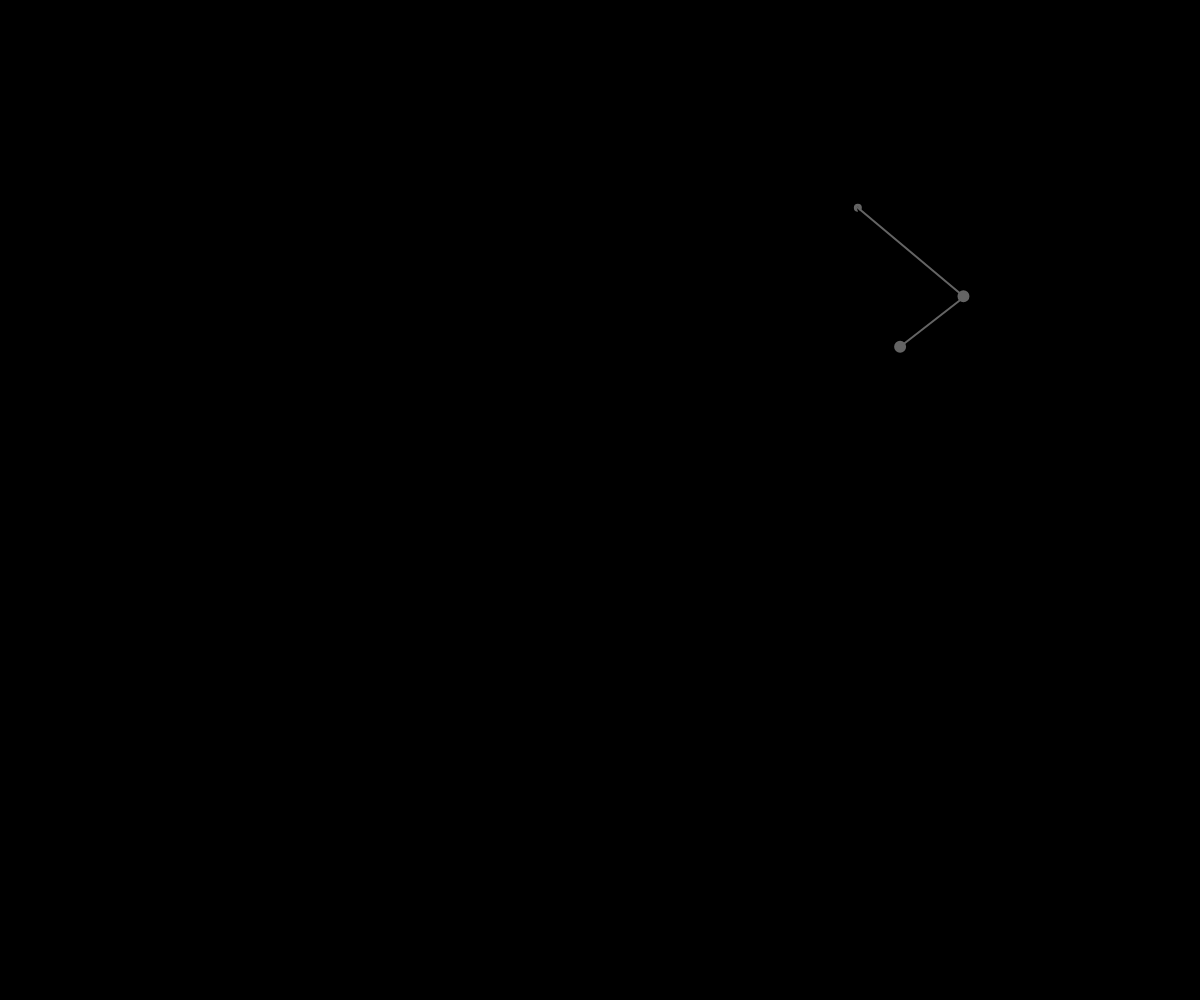
Frame 1 (no input)
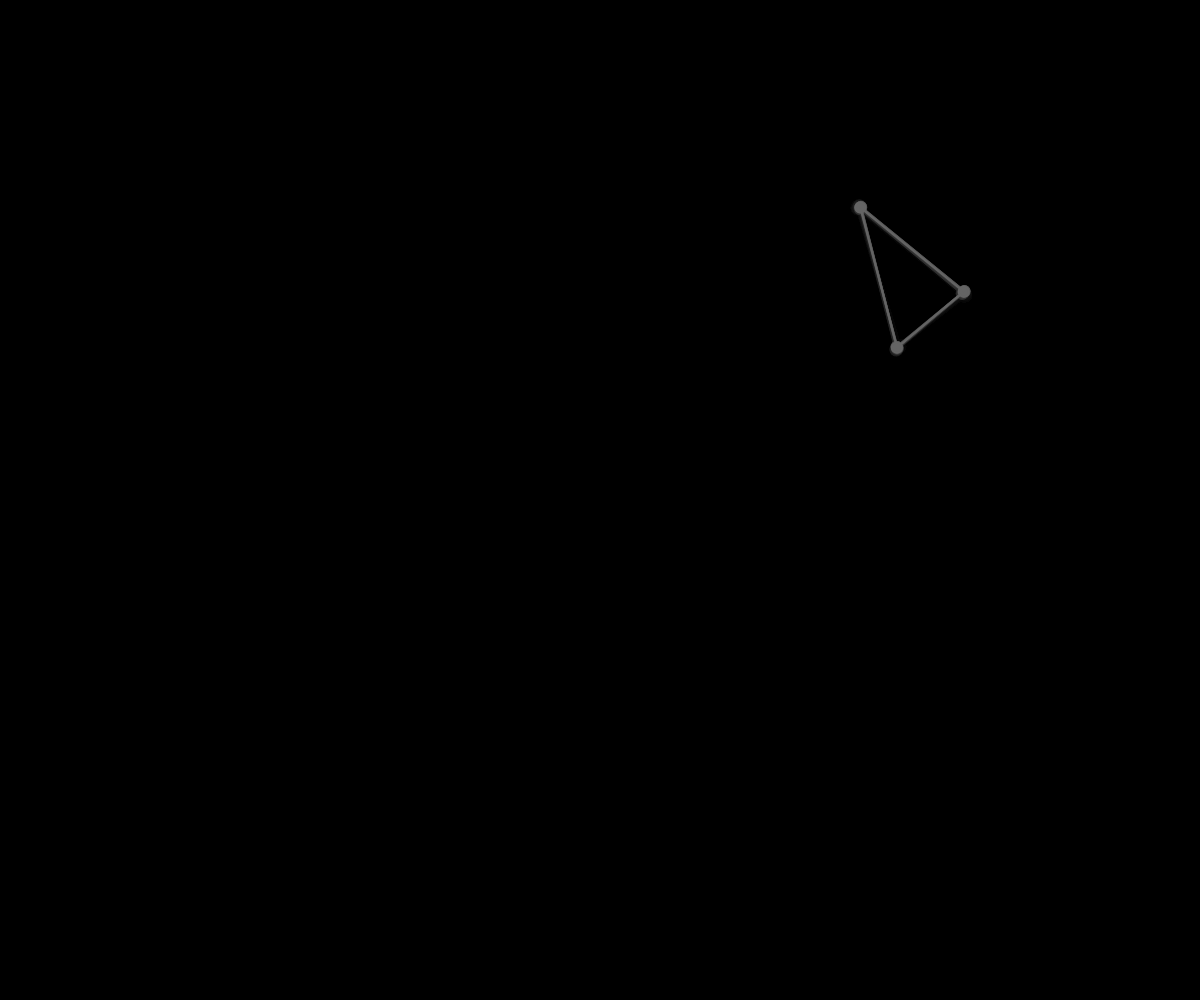
Frame 60 (no input)
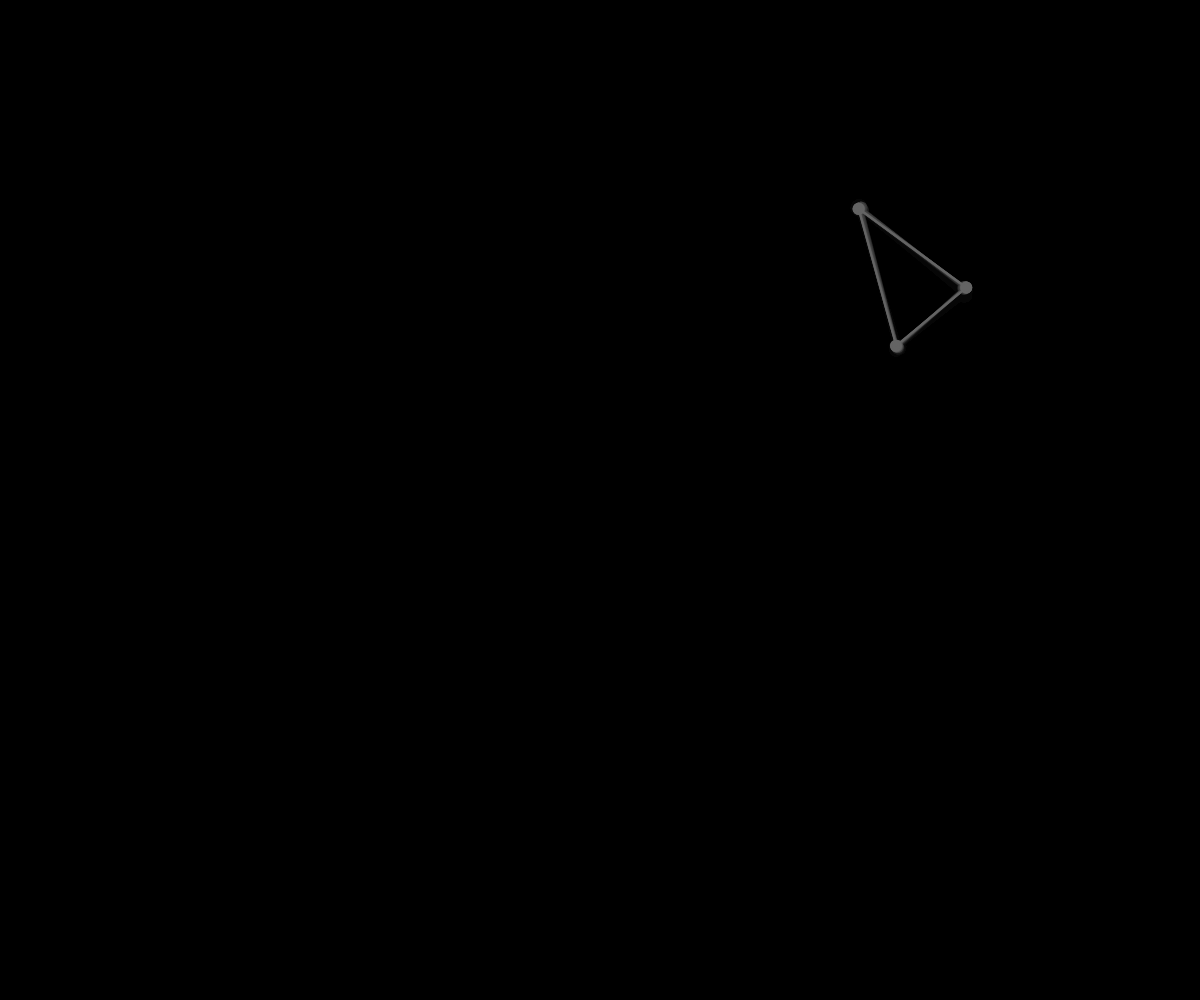
Frame 120 (the mouse pressed at the canvas centre since frame 60)

The p5.js sketch that drew these frames (run headless with seeded random() and noise() and a simulated clock; from frame 60 on, the mouse is pressed at the canvas centre):

// p5.js sketch
// ── sketch.js
// -
// WALKER & PERLIN NOISE by Alessia Fallarino
// 2022 © AlessiaFallarino @alessiafll Daniele @Fupete and the course DS-2022 at DESIGN.unirsm 
// github.com/ds-2022-unirsm — github.com/fupete
// Educational purposes, MIT License, 2022, San Marino
// —


//         _                  _        
//   __ _ | |  ___  ___  ___ (_)  __ _ 
//  / _` || | / _ \/ __|/ __|| | / _` |
// | (_| || ||  __/\__ \\__ \| || (_| |
//  \__,_||_| \___||___/|___/|_| \__,_|


var w, h;
var d = 300;
var quanti = 3;
var c = [];
//var speedMax = 2;

var x;
var y;
var t;
var T;
var r;
var g;
var b;


function setup() { 
  createCanvas(w = windowWidth, h = windowHeight);
  background(0);
   strokeWeight(2);
  strokeCap(ROUND);
  
  for (var i = 0; i < quanti; i++) {
    c.push(new Camminatore(i));
  }
} 

function draw() { 
  background(0, 20);
  
   for (var i = 0; i < quanti; i++) {
    c[i].move();
    c[i].mostra();
  }
}
  
  function Camminatore(_id) {
    this.id = _id;
    this.x = random(w);
    this.y = random(h);
    this.dirX = 1;
    this.dirY = 1;
    this.qualeAltro;
    this.t = 0;
    this.T = 0;
  
    
    this.move = function() {
      
      if (random(1) >= .5) this.dirX *= -1;
      if (random(1) >= .5) this.dirY *= -1;
      
       this.x += noise(this.t) * this.dirX;
       this.y += noise(this.T) * this.dirY;
    
       this.t += 0.05;
       this.T += 0.05;
    }
    
    this.mostra = function() {
      fill(100);
        ellipse(this.x,this.y,10);
      
      if (this.id == quanti - 1) this.qualeAltro = 0;
      else this.qualeAltro = this.id+1;
      line(this.x, this.y, c[this.qualeAltro].x, c[this.qualeAltro].y);
      stroke(100);
    }
  }
